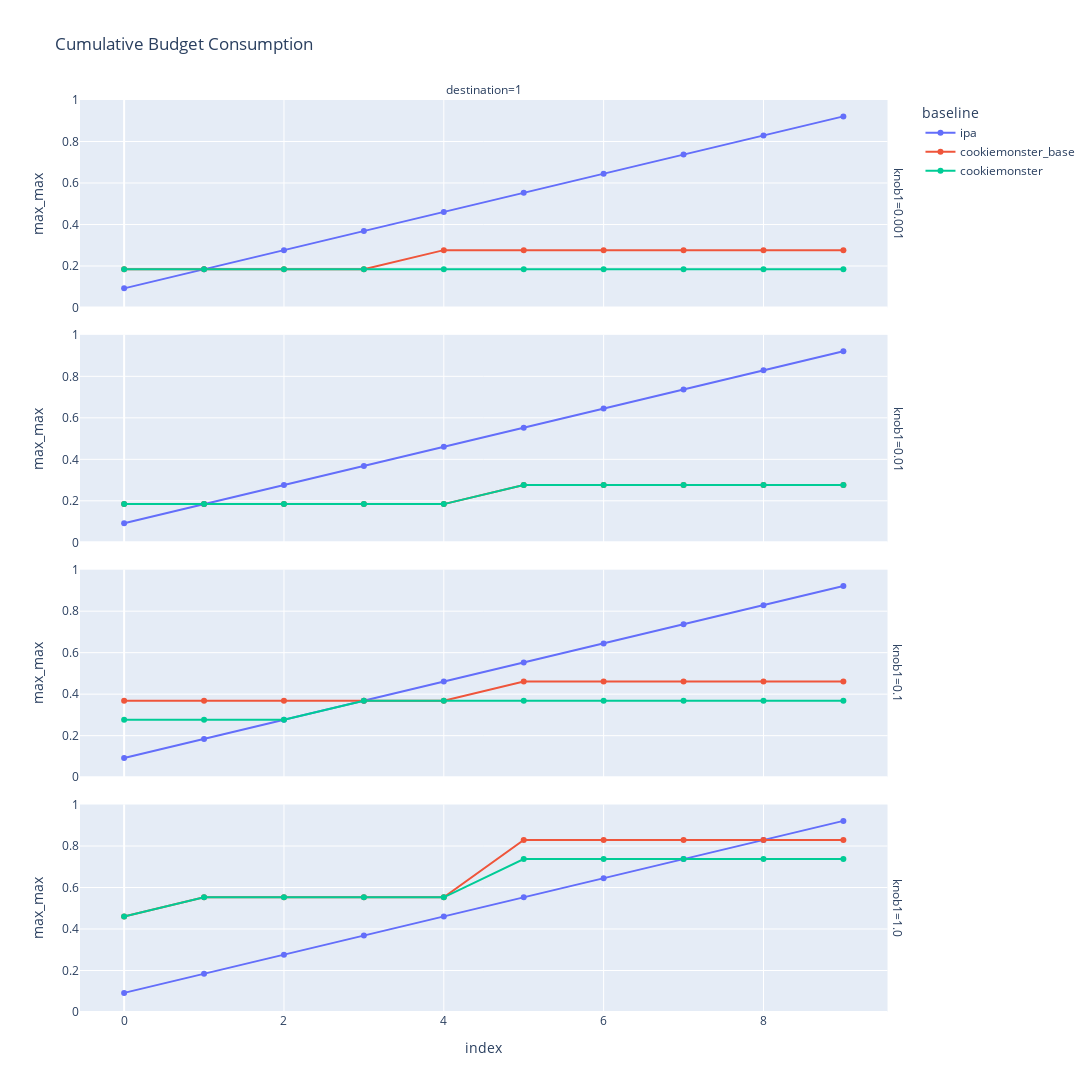
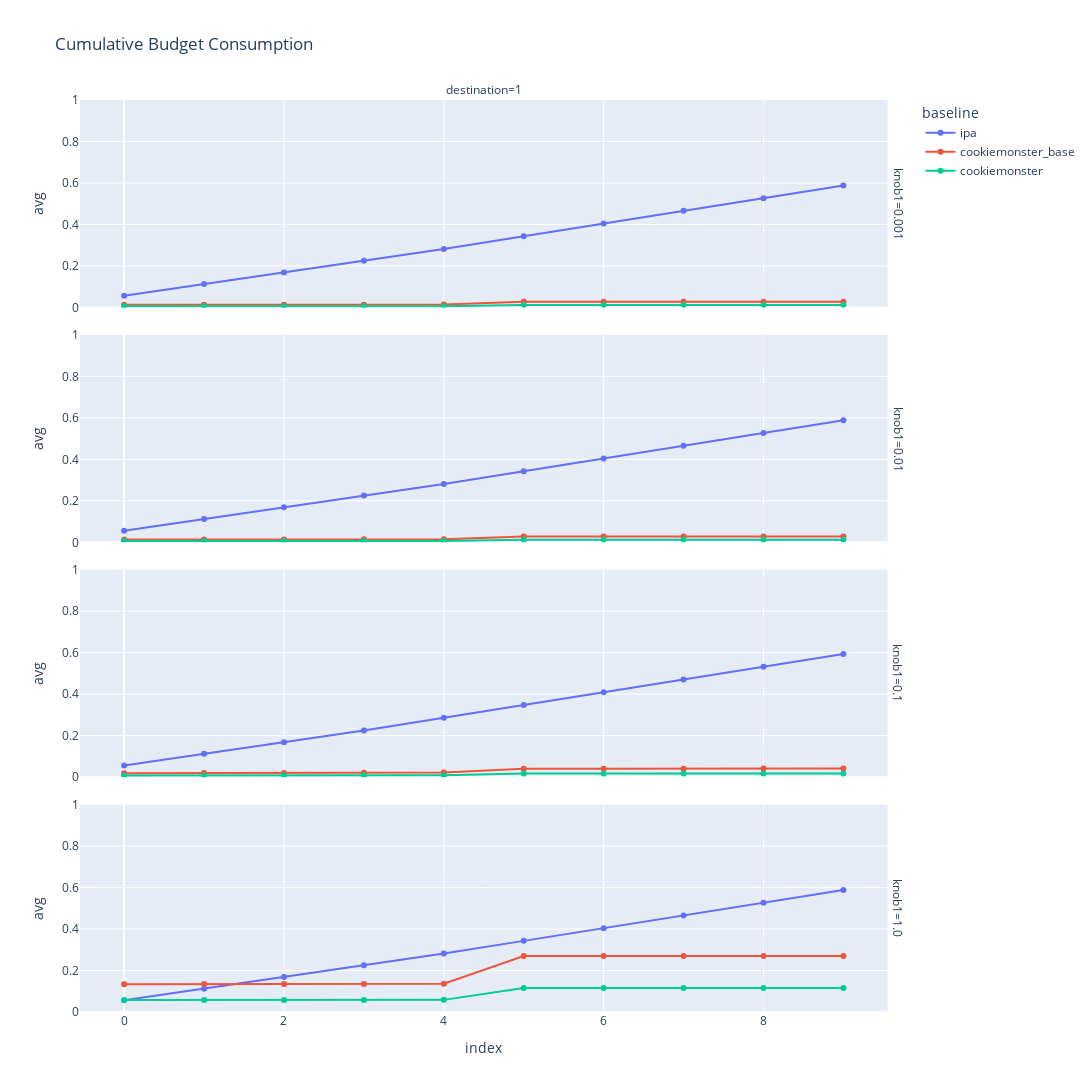
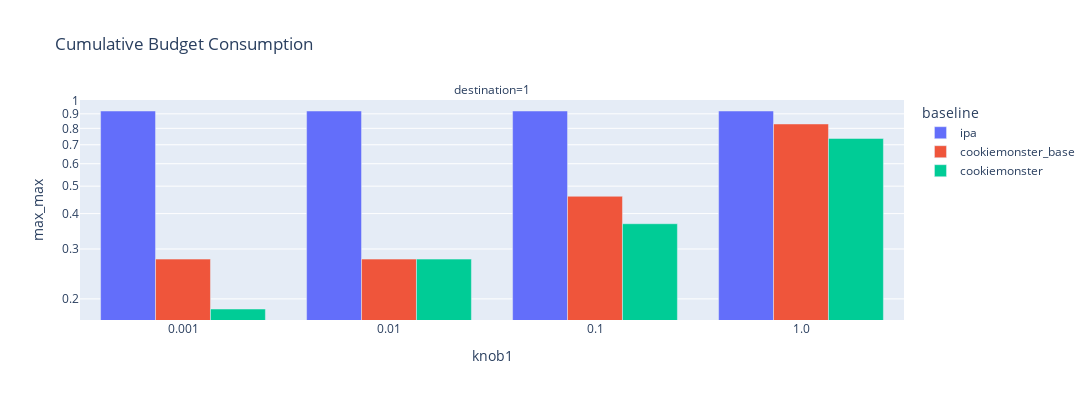
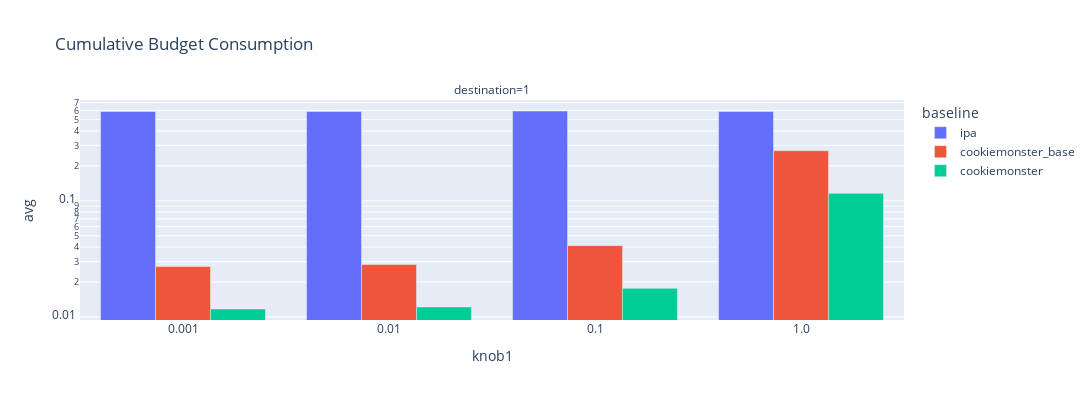

Source (notebook cell) for these figures, in order:
### Code cell
path = "ray/microbenchmark/varying_knob1"
plot_budget_consumption_lines(path, facet_row="knob1", height=1200)
plot_budget_consumption_bars(path, x_axis="knob1", log_y=True)

### Figure 1 — Plotly figure (JSON) as saved in the notebook; plotly's stock layout.template omitted (floating-point values rounded to 4 significant figures)
{"data": [{"hovertemplate": "baseline=ipa<br>knob1=0.001<br>destination=1<br>index=%{x}<br>max_max=%{y}<extra></extra>", "legendgroup": "ipa", "line": {"color": "#636efa", "dash": "solid"}, "marker": {"symbol": "circle"}, "mode": "lines+markers", "name": "ipa", "orientation": "v", "showlegend": true, "type": "scatter", "x": [0, 1, 2, 3, 4, 5, 6, 7, 8, 9], "xaxis": "x4", "y": [0.0921, 0.1842, 0.2763, 0.3684, 0.4605, 0.5526, 0.6447, 0.7368, 0.8289, 0.921], "yaxis": "y4"}, {"hovertemplate": "baseline=ipa<br>knob1=0.01<br>destination=1<br>index=%{x}<br>max_max=%{y}<extra></extra>", "legendgroup": "ipa", "line": {"color": "#636efa", "dash": "solid"}, "marker": {"symbol": "circle"}, "mode": "lines+markers", "name": "ipa", "orientation": "v", "showlegend": false, "type": "scatter", "x": [0, 1, 2, 3, 4, 5, 6, 7, 8, 9], "xaxis": "x3", "y": [0.0921, 0.1842, 0.2763, 0.3684, 0.4605, 0.5526, 0.6447, 0.7368, 0.8289, 0.921], "yaxis": "y3"}, {"hovertemplate": "baseline=ipa<br>knob1=0.1<br>destination=1<br>index=%{x}<br>max_max=%{y}<extra></extra>", "legendgroup": "ipa", "line": {"color": "#636efa", "dash": "solid"}, "marker": {"symbol": "circle"}, "mode": "lines+markers", "name": "ipa", "orientation": "v", "showlegend": false, "type": "scatter", "x": [0, 1, 2, 3, 4, 5, 6, 7, 8, 9], "xaxis": "x2", "y": [0.0921, 0.1842, 0.2763, 0.3684, 0.4605, 0.5526, 0.6447, 0.7368, 0.8289, 0.921], "yaxis": "y2"}, {"hovertemplate": "baseline=ipa<br>knob1=1.0<br>destination=1<br>index=%{x}<br>max_max=%{y}<extra></extra>", "legendgroup": "ipa", "line": {"color": "#636efa", "dash": "solid"}, "marker": {"symbol": "circle"}, "mode": "lines+markers", "name": "ipa", "orientation": "v", "showlegend": false, "type": "scatter", "x": [0, 1, 2, 3, 4, 5, 6, 7, 8, 9], "xaxis": "x", "y": [0.0921, 0.1842, 0.2763, 0.3684, 0.4605, 0.5526, 0.6447, 0.7368, 0.8289, 0.921], "yaxis": "y"}, {"hovertemplate": "baseline=cookiemonster_base<br>knob1=0.001<br>destination=1<br>index=%{x}<br>max_max=%{y}<extra></extra>", "legendgroup": "cookiemonster_base", "line": {"color": "#EF553B", "dash": "solid"}, "marker": {"symbol": "circle"}, "mode": "lines+markers", "name": "cookiemonster_base", "orientation": "v", "showlegend": true, "type": "scatter", "x": [0, 1, 2, 3, 4, 5, 6, 7, 8, 9], "xaxis": "x4", "y": [0.1842, 0.1842, 0.1842, 0.1842, 0.2763, 0.2763, 0.2763, 0.2763, 0.2763, 0.2763], "yaxis": "y4"}, {"hovertemplate": "baseline=cookiemonster_base<br>knob1=0.01<br>destination=1<br>index=%{x}<br>max_max=%{y}<extra></extra>", "legendgroup": "cookiemonster_base", "line": {"color": "#EF553B", "dash": "solid"}, "marker": {"symbol": "circle"}, "mode": "lines+markers", "name": "cookiemonster_base", "orientation": "v", "showlegend": false, "type": "scatter", "x": [0, 1, 2, 3, 4, 5, 6, 7, 8, 9], "xaxis": "x3", "y": [0.1842, 0.1842, 0.1842, 0.1842, 0.1842, 0.2763, 0.2763, 0.2763, 0.2763, 0.2763], "yaxis": "y3"}, {"hovertemplate": "baseline=cookiemonster_base<br>knob1=0.1<br>destination=1<br>index=%{x}<br>max_max=%{y}<extra></extra>", "legendgroup": "cookiemonster_base", "line": {"color": "#EF553B", "dash": "solid"}, "marker": {"symbol": "circle"}, "mode": "lines+markers", "name": "cookiemonster_base", "orientation": "v", "showlegend": false, "type": "scatter", "x": [0, 1, 2, 3, 4, 5, 6, 7, 8, 9], "xaxis": "x2", "y": [0.3684, 0.3684, 0.3684, 0.3684, 0.3684, 0.4605, 0.4605, 0.4605, 0.4605, 0.4605], "yaxis": "y2"}, {"hovertemplate": "baseline=cookiemonster_base<br>knob1=1.0<br>destination=1<br>index=%{x}<br>max_max=%{y}<extra></extra>", "legendgroup": "cookiemonster_base", "line": {"color": "#EF553B", "dash": "solid"}, "marker": {"symbol": "circle"}, "mode": "lines+markers", "name": "cookiemonster_base", "orientation": "v", "showlegend": false, "type": "scatter", "x": [0, 1, 2, 3, 4, 5, 6, 7, 8, 9], "xaxis": "x", "y": [0.4605, 0.5526, 0.5526, 0.5526, 0.5526, 0.8289, 0.8289, 0.8289, 0.8289, 0.8289], "yaxis": "y"}, {"hovertemplate": "baseline=cookiemonster<br>knob1=0.001<br>destination=1<br>index=%{x}<br>max_max=%{y}<extra></extra>", "legendgroup": "cookiemonster", "line": {"color": "#00cc96", "dash": "solid"}, "marker": {"symbol": "circle"}, "mode": "lines+markers", "name": "cookiemonster", "orientation": "v", "showlegend": true, "type": "scatter", "x": [0, 1, 2, 3, 4, 5, 6, 7, 8, 9], "xaxis": "x4", "y": [0.1842, 0.1842, 0.1842, 0.1842, 0.1842, 0.1842, 0.1842, 0.1842, 0.1842, 0.1842], "yaxis": "y4"}, {"hovertemplate": "baseline=cookiemonster<br>knob1=0.01<br>destination=1<br>index=%{x}<br>max_max=%{y}<extra></extra>", "legendgroup": "cookiemonster", "line": {"color": "#00cc96", "dash": "solid"}, "marker": {"symbol": "circle"}, "mode": "lines+markers", "name": "cookiemonster", "orientation": "v", "showlegend": false, "type": "scatter", "x": [0, 1, 2, 3, 4, 5, 6, 7, 8, 9], "xaxis": "x3", "y": [0.1842, 0.1842, 0.1842, 0.1842, 0.1842, 0.2763, 0.2763, 0.2763, 0.2763, 0.2763], "yaxis": "y3"}, {"hovertemplate": "baseline=cookiemonster<br>knob1=0.1<br>destination=1<br>index=%{x}<br>max_max=%{y}<extra></extra>", "legendgroup": "cookiemonster", "line": {"color": "#00cc96", "dash": "solid"}, "marker": {"symbol": "circle"}, "mode": "lines+markers", "name": "cookiemonster", "orientation": "v", "showlegend": false, "type": "scatter", "x": [0, 1, 2, 3, 4, 5, 6, 7, 8, 9], "xaxis": "x2", "y": [0.2763, 0.2763, 0.2763, 0.3684, 0.3684, 0.3684, 0.3684, 0.3684, 0.3684, 0.3684], "yaxis": "y2"}, {"hovertemplate": "baseline=cookiemonster<br>knob1=1.0<br>destination=1<br>index=%{x}<br>max_max=%{y}<extra></extra>", "legendgroup": "cookiemonster", "line": {"color": "#00cc96", "dash": "solid"}, "marker": {"symbol": "circle"}, "mode": "lines+markers", "name": "cookiemonster", "orientation": "v", "showlegend": false, "type": "scatter", "x": [0, 1, 2, 3, 4, 5, 6, 7, 8, 9], "xaxis": "x", "y": [0.4605, 0.5526, 0.5526, 0.5526, 0.5526, 0.7368, 0.7368, 0.7368, 0.7368, 0.7368], "yaxis": "y"}], "layout": {"annotations": [{"showarrow": false, "text": "destination=1", "x": 0.49, "xanchor": "center", "xref": "paper", "y": 1, "yanchor": "bottom", "yref": "paper"}, {"showarrow": false, "text": "knob1=1.0", "textangle": 90, "x": 0.98, "xanchor": "left", "xref": "paper", "y": 0.1138, "yanchor": "middle", "yref": "paper"}, {"showarrow": false, "text": "knob1=0.1", "textangle": 90, "x": 0.98, "xanchor": "left", "xref": "paper", "y": 0.3712, "yanchor": "middle", "yref": "paper"}, {"showarrow": false, "text": "knob1=0.01", "textangle": 90, "x": 0.98, "xanchor": "left", "xref": "paper", "y": 0.6288, "yanchor": "middle", "yref": "paper"}, {"showarrow": false, "text": "knob1=0.001", "textangle": 90, "x": 0.98, "xanchor": "left", "xref": "paper", "y": 0.8862, "yanchor": "middle", "yref": "paper"}], "height": 1200, "legend": {"title": {"text": "baseline"}, "tracegroupgap": 0}, "title": {"text": "Cumulative Budget Consumption"}, "width": 1100, "xaxis": {"anchor": "y", "autorange": true, "domain": [0, 0.98], "range": [-0.5522, 9.552], "title": {"text": "index"}, "type": "linear"}, "xaxis2": {"anchor": "y2", "autorange": true, "domain": [0, 0.98], "matches": "x", "range": [-0.5522, 9.552], "showticklabels": false, "type": "linear"}, "xaxis3": {"anchor": "y3", "autorange": true, "domain": [0, 0.98], "matches": "x", "range": [-0.5522, 9.552], "showticklabels": false, "type": "linear"}, "xaxis4": {"anchor": "y4", "autorange": true, "domain": [0, 0.98], "matches": "x", "range": [-0.5522, 9.552], "showticklabels": false, "type": "linear"}, "yaxis": {"anchor": "x", "domain": [0, 0.2275], "range": [0, 1], "title": {"text": "max_max"}, "type": "linear"}, "yaxis2": {"anchor": "x2", "domain": [0.2575, 0.485], "matches": "y", "range": [0, 1], "title": {"text": "max_max"}, "type": "linear"}, "yaxis3": {"anchor": "x3", "domain": [0.515, 0.7425], "matches": "y", "range": [0, 1], "title": {"text": "max_max"}, "type": "linear"}, "yaxis4": {"anchor": "x4", "domain": [0.7725, 1], "matches": "y", "range": [0, 1], "title": {"text": "max_max"}, "type": "linear"}}}

### Figure 2 — Plotly figure (JSON) as saved in the notebook; plotly's stock layout.template omitted (floating-point values rounded to 4 significant figures)
{"data": [{"hovertemplate": "baseline=ipa<br>knob1=0.001<br>destination=1<br>index=%{x}<br>avg=%{y}<extra></extra>", "legendgroup": "ipa", "line": {"color": "#636efa", "dash": "solid"}, "marker": {"symbol": "circle"}, "mode": "lines+markers", "name": "ipa", "orientation": "v", "showlegend": true, "type": "scatter", "x": [0, 1, 2, 3, 4, 5, 6, 7, 8, 9], "xaxis": "x4", "y": [0.05629, 0.1126, 0.1689, 0.2251, 0.2814, 0.3428, 0.4042, 0.4656, 0.527, 0.5884], "yaxis": "y4"}, {"hovertemplate": "baseline=ipa<br>knob1=0.01<br>destination=1<br>index=%{x}<br>avg=%{y}<extra></extra>", "legendgroup": "ipa", "line": {"color": "#636efa", "dash": "solid"}, "marker": {"symbol": "circle"}, "mode": "lines+markers", "name": "ipa", "orientation": "v", "showlegend": false, "type": "scatter", "x": [0, 1, 2, 3, 4, 5, 6, 7, 8, 9], "xaxis": "x3", "y": [0.05629, 0.1126, 0.1689, 0.2251, 0.2814, 0.3428, 0.4042, 0.4656, 0.527, 0.5884], "yaxis": "y3"}, {"hovertemplate": "baseline=ipa<br>knob1=0.1<br>destination=1<br>index=%{x}<br>avg=%{y}<extra></extra>", "legendgroup": "ipa", "line": {"color": "#636efa", "dash": "solid"}, "marker": {"symbol": "circle"}, "mode": "lines+markers", "name": "ipa", "orientation": "v", "showlegend": false, "type": "scatter", "x": [0, 1, 2, 3, 4, 5, 6, 7, 8, 9], "xaxis": "x2", "y": [0.05629, 0.1126, 0.1689, 0.2251, 0.2865, 0.3479, 0.4093, 0.4708, 0.5322, 0.5936], "yaxis": "y2"}, {"hovertemplate": "baseline=ipa<br>knob1=1.0<br>destination=1<br>index=%{x}<br>avg=%{y}<extra></extra>", "legendgroup": "ipa", "line": {"color": "#636efa", "dash": "solid"}, "marker": {"symbol": "circle"}, "mode": "lines+markers", "name": "ipa", "orientation": "v", "showlegend": false, "type": "scatter", "x": [0, 1, 2, 3, 4, 5, 6, 7, 8, 9], "xaxis": "x", "y": [0.05629, 0.1126, 0.1689, 0.2251, 0.2814, 0.3428, 0.4042, 0.4656, 0.527, 0.5884], "yaxis": "y"}, {"hovertemplate": "baseline=cookiemonster_base<br>knob1=0.001<br>destination=1<br>index=%{x}<br>avg=%{y}<extra></extra>", "legendgroup": "cookiemonster_base", "line": {"color": "#EF553B", "dash": "solid"}, "marker": {"symbol": "circle"}, "mode": "lines+markers", "name": "cookiemonster_base", "orientation": "v", "showlegend": true, "type": "scatter", "x": [0, 1, 2, 3, 4, 5, 6, 7, 8, 9], "xaxis": "x4", "y": [0.01322, 0.01344, 0.01359, 0.01365, 0.01382, 0.02712, 0.02714, 0.02714, 0.02715, 0.02715], "yaxis": "y4"}, {"hovertemplate": "baseline=cookiemonster_base<br>knob1=0.01<br>destination=1<br>index=%{x}<br>avg=%{y}<extra></extra>", "legendgroup": "cookiemonster_base", "line": {"color": "#EF553B", "dash": "solid"}, "marker": {"symbol": "circle"}, "mode": "lines+markers", "name": "cookiemonster_base", "orientation": "v", "showlegend": false, "type": "scatter", "x": [0, 1, 2, 3, 4, 5, 6, 7, 8, 9], "xaxis": "x3", "y": [0.01373, 0.01397, 0.01419, 0.01424, 0.01432, 0.02827, 0.02828, 0.02829, 0.02829, 0.02829], "yaxis": "y3"}, {"hovertemplate": "baseline=cookiemonster_base<br>knob1=0.1<br>destination=1<br>index=%{x}<br>avg=%{y}<extra></extra>", "legendgroup": "cookiemonster_base", "line": {"color": "#EF553B", "dash": "solid"}, "marker": {"symbol": "circle"}, "mode": "lines+markers", "name": "cookiemonster_base", "orientation": "v", "showlegend": false, "type": "scatter", "x": [0, 1, 2, 3, 4, 5, 6, 7, 8, 9], "xaxis": "x2", "y": [0.0193, 0.01946, 0.02057, 0.02089, 0.02204, 0.04111, 0.04112, 0.04113, 0.04114, 0.04115], "yaxis": "y2"}, {"hovertemplate": "baseline=cookiemonster_base<br>knob1=1.0<br>destination=1<br>index=%{x}<br>avg=%{y}<extra></extra>", "legendgroup": "cookiemonster_base", "line": {"color": "#EF553B", "dash": "solid"}, "marker": {"symbol": "circle"}, "mode": "lines+markers", "name": "cookiemonster_base", "orientation": "v", "showlegend": false, "type": "scatter", "x": [0, 1, 2, 3, 4, 5, 6, 7, 8, 9], "xaxis": "x", "y": [0.1333, 0.1344, 0.1344, 0.1351, 0.1359, 0.27, 0.2701, 0.2701, 0.2701, 0.2701], "yaxis": "y"}, {"hovertemplate": "baseline=cookiemonster<br>knob1=0.001<br>destination=1<br>index=%{x}<br>avg=%{y}<extra></extra>", "legendgroup": "cookiemonster", "line": {"color": "#00cc96", "dash": "solid"}, "marker": {"symbol": "circle"}, "mode": "lines+markers", "name": "cookiemonster", "orientation": "v", "showlegend": true, "type": "scatter", "x": [0, 1, 2, 3, 4, 5, 6, 7, 8, 9], "xaxis": "x4", "y": [0.005676, 0.005784, 0.005852, 0.005879, 0.005961, 0.0117, 0.01171, 0.01171, 0.01171, 0.01172], "yaxis": "y4"}, {"hovertemplate": "baseline=cookiemonster<br>knob1=0.01<br>destination=1<br>index=%{x}<br>avg=%{y}<extra></extra>", "legendgroup": "cookiemonster", "line": {"color": "#00cc96", "dash": "solid"}, "marker": {"symbol": "circle"}, "mode": "lines+markers", "name": "cookiemonster", "orientation": "v", "showlegend": false, "type": "scatter", "x": [0, 1, 2, 3, 4, 5, 6, 7, 8, 9], "xaxis": "x3", "y": [0.005901, 0.00601, 0.006108, 0.00613, 0.006163, 0.0122, 0.0122, 0.0122, 0.0122, 0.0122], "yaxis": "y3"}, {"hovertemplate": "baseline=cookiemonster<br>knob1=0.1<br>destination=1<br>index=%{x}<br>avg=%{y}<extra></extra>", "legendgroup": "cookiemonster", "line": {"color": "#00cc96", "dash": "solid"}, "marker": {"symbol": "circle"}, "mode": "lines+markers", "name": "cookiemonster", "orientation": "v", "showlegend": false, "type": "scatter", "x": [0, 1, 2, 3, 4, 5, 6, 7, 8, 9], "xaxis": "x2", "y": [0.00826, 0.008339, 0.008832, 0.008976, 0.009414, 0.01763, 0.01764, 0.01764, 0.01764, 0.01765], "yaxis": "y2"}, {"hovertemplate": "baseline=cookiemonster<br>knob1=1.0<br>destination=1<br>index=%{x}<br>avg=%{y}<extra></extra>", "legendgroup": "cookiemonster", "line": {"color": "#00cc96", "dash": "solid"}, "marker": {"symbol": "circle"}, "mode": "lines+markers", "name": "cookiemonster", "orientation": "v", "showlegend": false, "type": "scatter", "x": [0, 1, 2, 3, 4, 5, 6, 7, 8, 9], "xaxis": "x", "y": [0.05726, 0.0577, 0.05772, 0.058, 0.05844, 0.116, 0.116, 0.116, 0.116, 0.116], "yaxis": "y"}], "layout": {"annotations": [{"showarrow": false, "text": "destination=1", "x": 0.49, "xanchor": "center", "xref": "paper", "y": 1, "yanchor": "bottom", "yref": "paper"}, {"showarrow": false, "text": "knob1=1.0", "textangle": 90, "x": 0.98, "xanchor": "left", "xref": "paper", "y": 0.1138, "yanchor": "middle", "yref": "paper"}, {"showarrow": false, "text": "knob1=0.1", "textangle": 90, "x": 0.98, "xanchor": "left", "xref": "paper", "y": 0.3712, "yanchor": "middle", "yref": "paper"}, {"showarrow": false, "text": "knob1=0.01", "textangle": 90, "x": 0.98, "xanchor": "left", "xref": "paper", "y": 0.6288, "yanchor": "middle", "yref": "paper"}, {"showarrow": false, "text": "knob1=0.001", "textangle": 90, "x": 0.98, "xanchor": "left", "xref": "paper", "y": 0.8862, "yanchor": "middle", "yref": "paper"}], "height": 1200, "legend": {"title": {"text": "baseline"}, "tracegroupgap": 0}, "title": {"text": "Cumulative Budget Consumption"}, "width": 1100, "xaxis": {"anchor": "y", "autorange": true, "domain": [0, 0.98], "range": [-0.5522, 9.552], "title": {"text": "index"}, "type": "linear"}, "xaxis2": {"anchor": "y2", "autorange": true, "domain": [0, 0.98], "matches": "x", "range": [-0.5522, 9.552], "showticklabels": false, "type": "linear"}, "xaxis3": {"anchor": "y3", "autorange": true, "domain": [0, 0.98], "matches": "x", "range": [-0.5522, 9.552], "showticklabels": false, "type": "linear"}, "xaxis4": {"anchor": "y4", "autorange": true, "domain": [0, 0.98], "matches": "x", "range": [-0.5522, 9.552], "showticklabels": false, "type": "linear"}, "yaxis": {"anchor": "x", "domain": [0, 0.2275], "range": [0, 1], "title": {"text": "avg"}, "type": "linear"}, "yaxis2": {"anchor": "x2", "domain": [0.2575, 0.485], "matches": "y", "range": [0, 1], "title": {"text": "avg"}, "type": "linear"}, "yaxis3": {"anchor": "x3", "domain": [0.515, 0.7425], "matches": "y", "range": [0, 1], "title": {"text": "avg"}, "type": "linear"}, "yaxis4": {"anchor": "x4", "domain": [0.7725, 1], "matches": "y", "range": [0, 1], "title": {"text": "avg"}, "type": "linear"}}}

### Figure 3 — Plotly figure (JSON) as saved in the notebook; plotly's stock layout.template omitted (floating-point values rounded to 4 significant figures)
{"data": [{"alignmentgroup": "True", "hovertemplate": "baseline=ipa<br>destination=1<br>knob1=%{x}<br>max_max=%{y}<extra></extra>", "legendgroup": "ipa", "marker": {"color": "#636efa", "pattern": {"shape": ""}}, "name": "ipa", "offsetgroup": "ipa", "orientation": "v", "showlegend": true, "textposition": "auto", "type": "bar", "x": ["0.01", "0.1", "1.0", "0.001"], "xaxis": "x", "y": [0.921, 0.921, 0.921, 0.921], "yaxis": "y"}, {"alignmentgroup": "True", "hovertemplate": "baseline=cookiemonster_base<br>destination=1<br>knob1=%{x}<br>max_max=%{y}<extra></extra>", "legendgroup": "cookiemonster_base", "marker": {"color": "#EF553B", "pattern": {"shape": ""}}, "name": "cookiemonster_base", "offsetgroup": "cookiemonster_base", "orientation": "v", "showlegend": true, "textposition": "auto", "type": "bar", "x": ["0.01", "0.1", "1.0", "0.001"], "xaxis": "x", "y": [0.2763, 0.4605, 0.8289, 0.2763], "yaxis": "y"}, {"alignmentgroup": "True", "hovertemplate": "baseline=cookiemonster<br>destination=1<br>knob1=%{x}<br>max_max=%{y}<extra></extra>", "legendgroup": "cookiemonster", "marker": {"color": "#00cc96", "pattern": {"shape": ""}}, "name": "cookiemonster", "offsetgroup": "cookiemonster", "orientation": "v", "showlegend": true, "textposition": "auto", "type": "bar", "x": ["0.01", "0.1", "1.0", "0.001"], "xaxis": "x", "y": [0.2763, 0.3684, 0.7368, 0.1842], "yaxis": "y"}], "layout": {"annotations": [{"showarrow": false, "text": "destination=1", "x": 0.5, "xanchor": "center", "xref": "paper", "y": 1, "yanchor": "bottom", "yref": "paper"}], "barmode": "group", "height": 400, "legend": {"title": {"text": "baseline"}, "tracegroupgap": 0}, "title": {"text": "Cumulative Budget Consumption"}, "width": 1100, "xaxis": {"anchor": "y", "autorange": true, "categoryarray": ["0.001", "0.01", "0.1", "1.0"], "categoryorder": "array", "domain": [0, 1], "range": [-0.5, 3.5], "title": {"text": "knob1"}, "type": "category"}, "yaxis": {"anchor": "x", "autorange": true, "domain": [0, 1], "range": [-0.7735, 0.003107], "title": {"text": "max_max"}, "type": "log"}}}

### Figure 4 — Plotly figure (JSON) as saved in the notebook; plotly's stock layout.template omitted (floating-point values rounded to 4 significant figures)
{"data": [{"alignmentgroup": "True", "hovertemplate": "baseline=ipa<br>destination=1<br>knob1=%{x}<br>avg=%{y}<extra></extra>", "legendgroup": "ipa", "marker": {"color": "#636efa", "pattern": {"shape": ""}}, "name": "ipa", "offsetgroup": "ipa", "orientation": "v", "showlegend": true, "textposition": "auto", "type": "bar", "x": ["0.01", "0.1", "1.0", "0.001"], "xaxis": "x", "y": [0.5884, 0.5936, 0.5884, 0.5884], "yaxis": "y"}, {"alignmentgroup": "True", "hovertemplate": "baseline=cookiemonster_base<br>destination=1<br>knob1=%{x}<br>avg=%{y}<extra></extra>", "legendgroup": "cookiemonster_base", "marker": {"color": "#EF553B", "pattern": {"shape": ""}}, "name": "cookiemonster_base", "offsetgroup": "cookiemonster_base", "orientation": "v", "showlegend": true, "textposition": "auto", "type": "bar", "x": ["0.01", "0.1", "1.0", "0.001"], "xaxis": "x", "y": [0.02829, 0.04115, 0.2701, 0.02715], "yaxis": "y"}, {"alignmentgroup": "True", "hovertemplate": "baseline=cookiemonster<br>destination=1<br>knob1=%{x}<br>avg=%{y}<extra></extra>", "legendgroup": "cookiemonster", "marker": {"color": "#00cc96", "pattern": {"shape": ""}}, "name": "cookiemonster", "offsetgroup": "cookiemonster", "orientation": "v", "showlegend": true, "textposition": "auto", "type": "bar", "x": ["0.01", "0.1", "1.0", "0.001"], "xaxis": "x", "y": [0.0122, 0.01765, 0.116, 0.01172], "yaxis": "y"}], "layout": {"annotations": [{"showarrow": false, "text": "destination=1", "x": 0.5, "xanchor": "center", "xref": "paper", "y": 1, "yanchor": "bottom", "yref": "paper"}], "barmode": "group", "height": 400, "legend": {"title": {"text": "baseline"}, "tracegroupgap": 0}, "title": {"text": "Cumulative Budget Consumption"}, "width": 1100, "xaxis": {"anchor": "y", "autorange": true, "categoryarray": ["0.001", "0.01", "0.1", "1.0"], "categoryorder": "array", "domain": [0, 1], "range": [-0.5, 3.5], "title": {"text": "knob1"}, "type": "category"}, "yaxis": {"anchor": "x", "autorange": true, "domain": [0, 1], "range": [-2.026, -0.1318], "title": {"text": "avg"}, "type": "log"}}}
